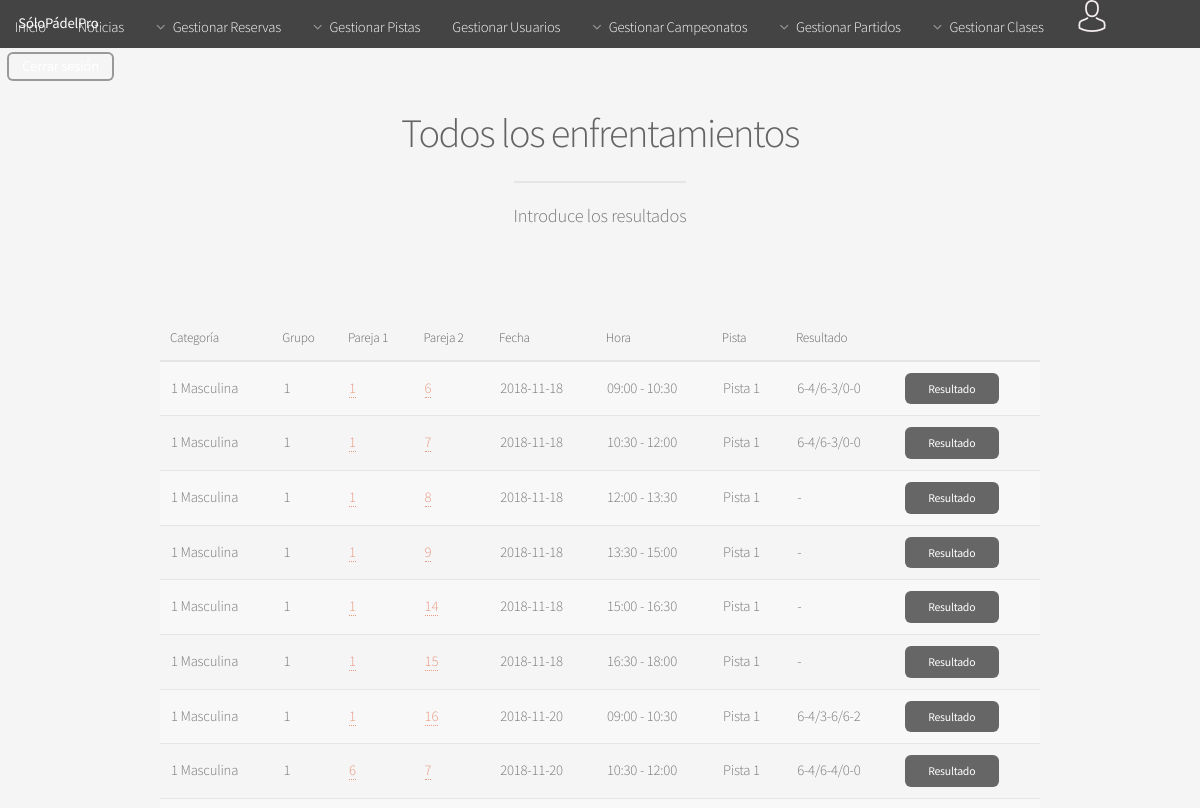
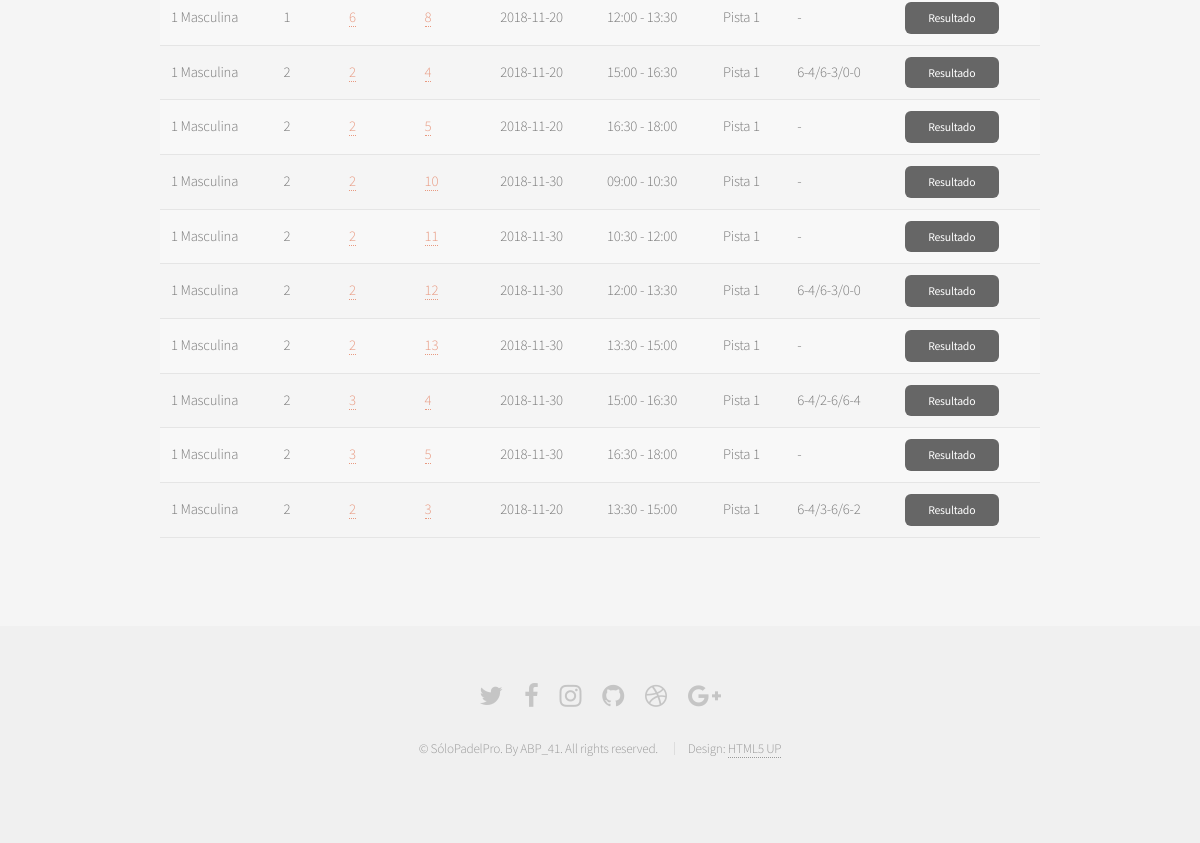
Before: /Controllers/ENFRENTAMIENTO_Controller.php?action=SHOW&campeonato_ID=2 (signed in) with the older database file (2 pictures, top to bottom).
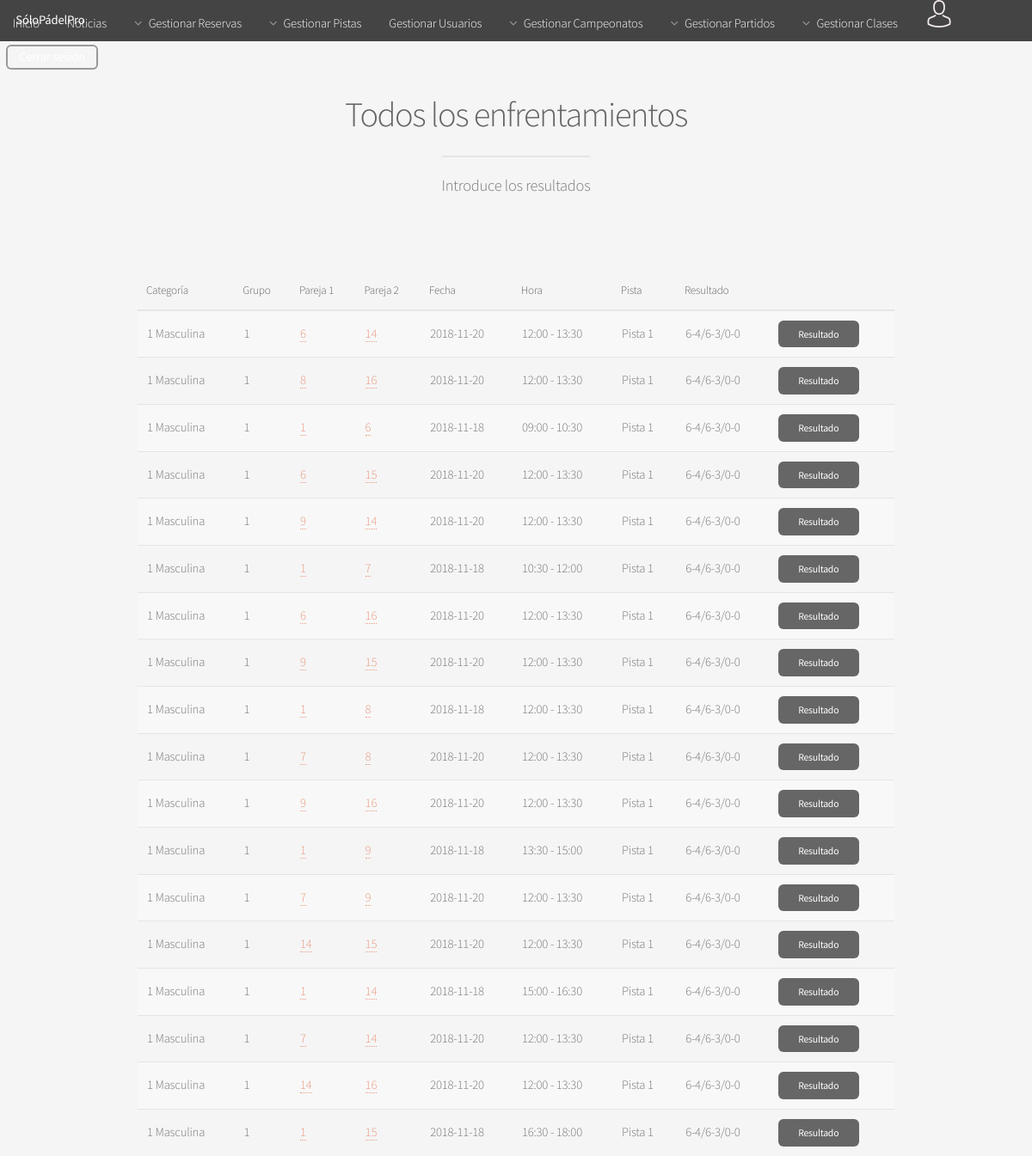
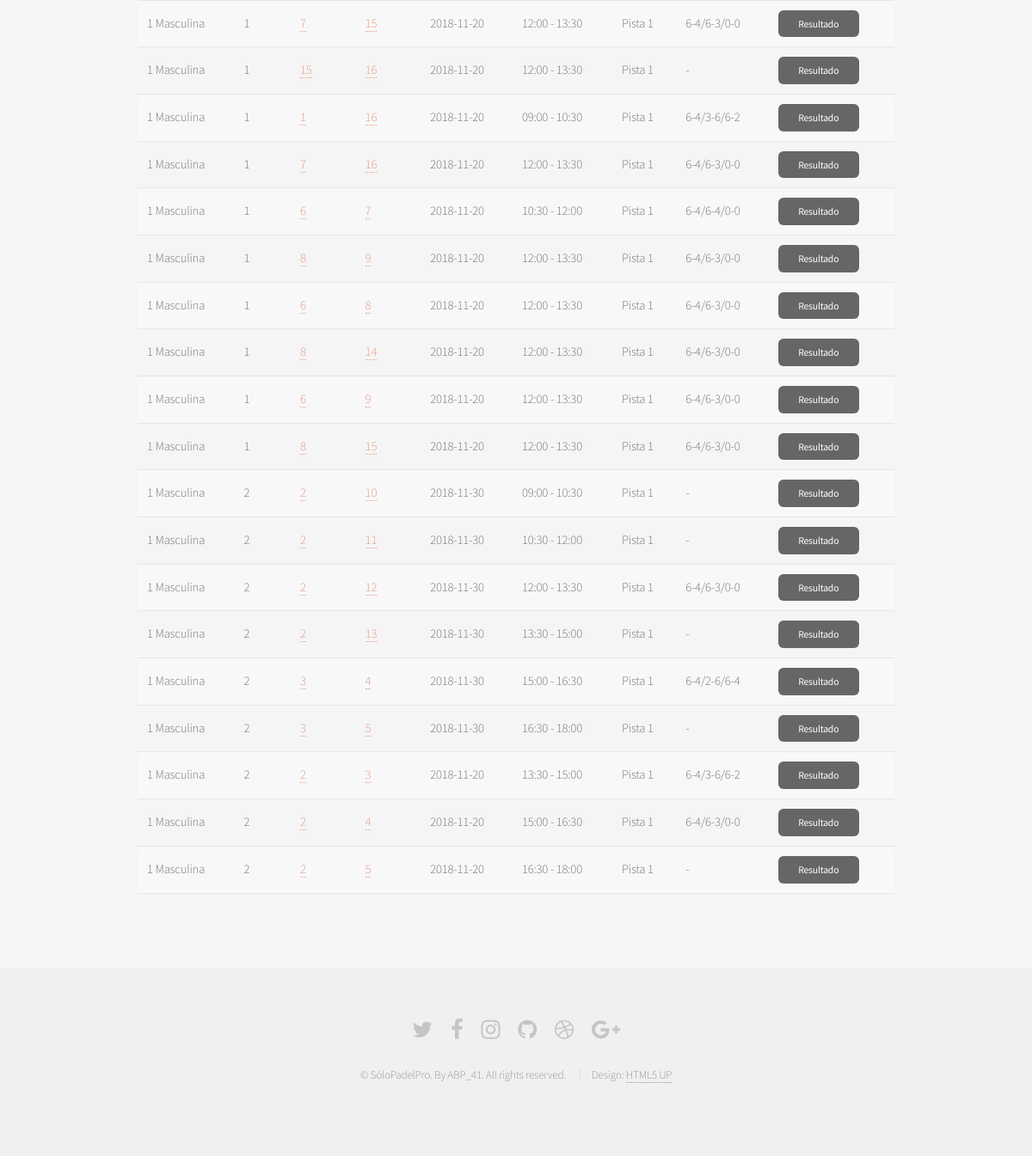
After: the same page with the newer database file (2 pictures, top to bottom).
### tables this page shows
CREATE TABLE IF NOT EXISTS ENFRENTAMIENTO(
  ID int(225) AUTO_INCREMENT NOT NULL,
  GRUPO_ID int(225) NOT NULL,
  RESULTADO varchar(25),
  PAREJA_1 int(225) NOT NULL,
  PAREJA_2 int(225) NOT NULL,
  RESERVA_ID int(225),
  PRIMARY KEY(ID),
  FOREIGN KEY (PAREJA_1) REFERENCES PAREJA (ID) ON DELETE CASCADE,
  FOREIGN KEY (PAREJA_2) REFERENCES PAREJA (ID) ON DELETE CASCADE,
  FOREIGN KEY (RESERVA_ID) REFERENCES RESERVA (ID) ON DELETE CASCADE,
  FOREIGN KEY (GRUPO_ID) REFERENCES GRUPO (ID) ON DELETE CASCADE
);

CREATE TABLE IF NOT EXISTS CATEGORIA(
  ID int(225) AUTO_INCREMENT NOT NULL,
  NIVEL int(5) NOT NULL,
  GENERO varchar(10) NOT NULL,
  PRIMARY KEY (ID)
);

CREATE TABLE IF NOT EXISTS GRUPO(
  ID int(225) AUTO_INCREMENT NOT NULL ,
  NOMBRE char(1) NOT NULL,
  CAMPEONATO_ID int(225) NOT NULL,
  CATEGORIA_ID int(225) NOT NULL,
  PRIMARY KEY(ID),
  FOREIGN KEY (CAMPEONATO_ID) REFERENCES CAMPEONATO (ID) ON DELETE CASCADE,
  FOREIGN KEY (CATEGORIA_ID) REFERENCES CATEGORIA (ID) ON DELETE CASCADE
);

CREATE TABLE IF NOT EXISTS RESERVA(
  ID int(225) AUTO_INCREMENT NOT NULL ,
  USUARIO_LOGIN varchar(25) NOT NULL,
  PISTA_ID int(225) NOT NULL,
  FECHA date NOT NULL,
  HORARIO_ID int(225) NOT NULL,
  PRIMARY KEY(ID),
  FOREIGN KEY (USUARIO_LOGIN) REFERENCES USUARIO (LOGIN) ON DELETE CASCADE,
  FOREIGN KEY (PISTA_ID) REFERENCES PISTA (ID) ON DELETE CASCADE,
  FOREIGN KEY (HORARIO_ID) REFERENCES HORARIO (ID) ON DELETE CASCADE
);

CREATE TABLE IF NOT EXISTS HORARIO(
  ID int(225) AUTO_INCREMENT NOT NULL,
  HORA_INICIO time NOT NULL,
  HORA_FIN time NOT NULL,
  PRIMARY KEY(ID)
);

CREATE TABLE IF NOT EXISTS PISTA(
  ID int(225) AUTO_INCREMENT NOT NULL ,
  NOMBRE varchar(25) NOT NULL,
  TIPO varchar(25) NOT NULL,
  PRIMARY KEY(ID)
);

### Models/ENFRENTAMIENTO_Model.php (called while the page is built, shortened)
<?php
class ENFRENTAMIENTO_Model{
	function __construct($grupo_id,$resultado,$pareja_1,$pareja_2,$reserva_id){
        include_once '../Functions/Access_DB.php';
        $this->mysqli = ConnectDB();
    }
    function SHOW_ENFS_CAMP($campenato_ID){
        $fecha_act = date("Y-m-d");
        $sql_enf = "SELECT  CA.NOMBRE AS CAM_NOMBRE,
                                    CT.NIVEL,
                                    CT.GENERO,
                                    G.NOMBRE AS GR_NOMBRE,
                                    E.ID AS ENFRENTAMIENTO_ID,
                                    E.PAREJA_1 AS PAREJA1_ID,
                                    E.PAREJA_2 AS PAREJA2_ID,
                                    R.FECHA,
                                    H.HORA_INICIO,
                                    H.HORA_FIN,
                                    PI.NOMBRE AS PISTA_NOMBRE,
                                    E.RESULTADO
                                    FROM
                                    ENFRENTAMIENTO E,
                                    GRUPO G,
                                    CATEGORIA CT,
                                    CAMPEONATO CA,
                                    RESERVA R,
                                    HORARIO H,
                                    PISTA PI
                                    WHERE
                                    (E.GRUPO_ID = G.ID) and
                                    (G.CAMPEONATO_ID = CA.ID) and
                                    (G.CATEGORIA_ID = CT.ID) and
                                    (E.RESERVA_ID = R.ID) and
                                    (R.FECHA <= '$fecha_act') and
                                    (R.HORARIO_ID = H.ID) and
                                    (R.PISTA_ID = PI.ID) and
                                    (CA.ID = '$campenato_ID')
                                    ORDER BY 1, 2, 3, 4
                            ";
                $result_enf = $this->mysqli->query($sql_enf);
                return $result_enf;
    }
}
?>

### Functions/Access_DB.php (called while the page is built, shortened)
<?php
function ConnectDB(){
   $conexion = mysqli_connect("localhost", "abp41", "abp41", "ABP") or (new MESSAGE('ERROR: No se ha podido conectar con la base de datos', '../index.php'));
 if ($conexion->connect_errno) {
    	return false;
 }else{
 	return $conexion;
 }
}
?>

### Models/CAMPEONATO_Model.php (called while the page is built, shortened)
<?php
class CAMPEONATO_Model{
	function __construct($nombre,$fecha){
        include_once '../Functions/Access_DB.php';
        include_once '../Models/CLASIFICACION_Model.php';
        include_once '../Models/ENFRENTAMIENTO_Model.php';
        $this->mysqli = ConnectDB();
    }
    function GET_NOMBRE($campeonato_id){
        $datos = $this->GET($campeonato_id);
        if($row = mysqli_fetch_array($datos)){
            return $row['NOMBRE'];
        }
    }
    function GET($campeonato_ID){
        $sql = "SELECT * FROM CAMPEONATO WHERE (ID = '$campeonato_ID')";
            if (!($result = $this->mysqli->query($sql))){
                return  'ERROR: Fallo en la consulta sobre la base de datos';
            }
            else{
                return $result;
            }
    }
    }
?>

### Views/ENFRENTAMIENTO/GESRESULTADOS_View.php (the view, shortened to what the changed rows need)
<?php
class GESRESULTADOS{
	var $campeonato;
	var $enfrentamientos;
	function __construct($campeonato, $enfrentamientos){
		$this->campeonato = mysqli_fetch_array($campeonato);
		$this->enfrentamientos = $enfrentamientos;
		$this->render();
	}
function render(){
    include '../Views/HEADER_View.php';
?>
	<section id="main" class="container">
	<header>
	   <h2>Todos los enfrentamientos</h2>
	 </header>
				<div class="table-wrapper">
					<table>
						<thead >
							<tr>
								<th>Categoría</th>
								<th>Grupo</th>
								<th>Pareja 1</th>
								<th>Pareja 2</th>
								<th>Fecha</th>
								<th>Hora</th>
								<th>Pista</th>
								<th>Resultado</th>
								<th></th>
							</tr>
						</thead>
						<tbody>
					<?php
						if($this->enfrentamientos <> NULL){
							while($row = mysqli_fetch_array($this->enfrentamientos)){
								$hora_inicio = explode(":", $row['HORA_INICIO']);
								$hora_fin = explode(":", $row['HORA_FIN']);
					?>
							<tr>
										<td><?php echo $row['NIVEL']." ".$row['GENERO'] ?></td>
										<td><?php echo $row['GR_NOMBRE']?></td>
										<td>
												<a class=" small" href="../Controllers/ENFRENTAMIENTO_Controller.php?action=SHOW_PAREJA&pareja_ID=<?=$row['PAREJA1_ID']?>&campeonato_ID=<?=$this->campeonato['ID']?>"><?php echo $row['PAREJA1_ID']?></a>
										</td>
										<td>
												<a class=" small" href="../Controllers/ENFRENTAMIENTO_Controller.php?action=SHOW_PAREJA&pareja_ID=<?=$row['PAREJA2_ID']?>&campeonato_ID=<?=$this->campeonato['ID']?>"><?php echo $row['PAREJA2_ID']?></a>
										</td>
										<td><?php echo $row['FECHA']?></td>
										<td><?php echo $hora_inicio[0].":".$hora_inicio[1]." - ".$hora_fin[0].":".$hora_fin[1] ?></td>
										<td><?php echo $row['PISTA_NOMBRE']?></td>
										<?php if( $row['RESULTADO'] <> null){ ?>
											<td><?php echo $row['RESULTADO']?></td>
										<?php }else{ ?>
											<td><?php echo "-"?></td>
										<?php } ?>
										<td>
											<a class="button small" href="../Controllers/ENFRENTAMIENTO_Controller.php?action=INTRODUCIRRESULTADO&enfrentamiento_ID=<?=$row['ENFRENTAMIENTO_ID']?>">Resultado</a>
										</td>
							</tr>
				<?php
						}
					}
				?>
						</tbody>
					</table>
				</div>
   		</section>
    <?php
        include '../Views/FOOTER_View.php';
        }
    }
    ?>

Changed rows visible on the page:
now on this page (row edited): enfrentamiento: categoria.NIVEL "1", categoria.GENERO "Masculina", GRUPO_ID.NOMBRE "1", PAREJA_1 "6", PAREJA_2 "14", RESERVA_ID.FECHA "2018-11-20", horario.HORA_INICIO "12", horario.HORA_INICIO "00", horario.HORA_FIN "13", horario.HORA_FIN "30", pista.NOMBRE "Pista 1", RESULTADO "6-4/6-3/0-0"
now on this page (row edited): enfrentamiento: categoria.NIVEL "1", categoria.GENERO "Masculina", GRUPO_ID.NOMBRE "1", PAREJA_1 "8", PAREJA_2 "16", RESERVA_ID.FECHA "2018-11-20", horario.HORA_INICIO "12", horario.HORA_INICIO "00", horario.HORA_FIN "13", horario.HORA_FIN "30", pista.NOMBRE "Pista 1", RESULTADO "6-4/6-3/0-0"
now on this page (row edited): enfrentamiento: categoria.NIVEL "1", categoria.GENERO "Masculina", GRUPO_ID.NOMBRE "1", PAREJA_1 "6", PAREJA_2 "15", RESERVA_ID.FECHA "2018-11-20", horario.HORA_INICIO "12", horario.HORA_INICIO "00", horario.HORA_FIN "13", horario.HORA_FIN "30", pista.NOMBRE "Pista 1", RESULTADO "6-4/6-3/0-0"
now on this page (row edited): enfrentamiento: categoria.NIVEL "1", categoria.GENERO "Masculina", GRUPO_ID.NOMBRE "1", PAREJA_1 "9", PAREJA_2 "14", RESERVA_ID.FECHA "2018-11-20", horario.HORA_INICIO "12", horario.HORA_INICIO "00", horario.HORA_FIN "13", horario.HORA_FIN "30", pista.NOMBRE "Pista 1", RESULTADO "6-4/6-3/0-0"
now on this page (row edited): enfrentamiento: categoria.NIVEL "1", categoria.GENERO "Masculina", GRUPO_ID.NOMBRE "1", PAREJA_1 "6", PAREJA_2 "16", RESERVA_ID.FECHA "2018-11-20", horario.HORA_INICIO "12", horario.HORA_INICIO "00", horario.HORA_FIN "13", horario.HORA_FIN "30", pista.NOMBRE "Pista 1", RESULTADO "6-4/6-3/0-0"
now on this page (row edited): enfrentamiento: categoria.NIVEL "1", categoria.GENERO "Masculina", GRUPO_ID.NOMBRE "1", PAREJA_1 "9", PAREJA_2 "15", RESERVA_ID.FECHA "2018-11-20", horario.HORA_INICIO "12", horario.HORA_INICIO "00", horario.HORA_FIN "13", horario.HORA_FIN "30", pista.NOMBRE "Pista 1", RESULTADO "6-4/6-3/0-0"
changed enfrentamiento (number 9 of 37 on the later page): RESULTADO (not shown) → "6-4/6-3/0-0"; no longer shows "-"
now on this page (row edited): enfrentamiento: categoria.NIVEL "1", categoria.GENERO "Masculina", GRUPO_ID.NOMBRE "1", PAREJA_1 "7", PAREJA_2 "8", RESERVA_ID.FECHA "2018-11-20", horario.HORA_INICIO "12", horario.HORA_INICIO "00", horario.HORA_FIN "13", horario.HORA_FIN "30", pista.NOMBRE "Pista 1", RESULTADO "6-4/6-3/0-0"
now on this page (row edited): enfrentamiento: categoria.NIVEL "1", categoria.GENERO "Masculina", GRUPO_ID.NOMBRE "1", PAREJA_1 "9", PAREJA_2 "16", RESERVA_ID.FECHA "2018-11-20", horario.HORA_INICIO "12", horario.HORA_INICIO "00", horario.HORA_FIN "13", horario.HORA_FIN "30", pista.NOMBRE "Pista 1", RESULTADO "6-4/6-3/0-0"
changed enfrentamiento (number 12 of 37 on the later page): RESULTADO (not shown) → "6-4/6-3/0-0"; no longer shows "-"
now on this page (row edited): enfrentamiento: categoria.NIVEL "1", categoria.GENERO "Masculina", GRUPO_ID.NOMBRE "1", PAREJA_1 "7", PAREJA_2 "9", RESERVA_ID.FECHA "2018-11-20", horario.HORA_INICIO "12", horario.HORA_INICIO "00", horario.HORA_FIN "13", horario.HORA_FIN "30", pista.NOMBRE "Pista 1", RESULTADO "6-4/6-3/0-0"
now on this page (row edited): enfrentamiento: categoria.NIVEL "1", categoria.GENERO "Masculina", GRUPO_ID.NOMBRE "1", PAREJA_1 "14", PAREJA_2 "15", RESERVA_ID.FECHA "2018-11-20", horario.HORA_INICIO "12", horario.HORA_INICIO "00", horario.HORA_FIN "13", horario.HORA_FIN "30", pista.NOMBRE "Pista 1", RESULTADO "6-4/6-3/0-0"
changed enfrentamiento (number 15 of 37 on the later page): RESULTADO (not shown) → "6-4/6-3/0-0"; no longer shows "-"
now on this page (row edited): enfrentamiento: categoria.NIVEL "1", categoria.GENERO "Masculina", GRUPO_ID.NOMBRE "1", PAREJA_1 "7", PAREJA_2 "14", RESERVA_ID.FECHA "2018-11-20", horario.HORA_INICIO "12", horario.HORA_INICIO "00", horario.HORA_FIN "13", horario.HORA_FIN "30", pista.NOMBRE "Pista 1", RESULTADO "6-4/6-3/0-0"
now on this page (row edited): enfrentamiento: categoria.NIVEL "1", categoria.GENERO "Masculina", GRUPO_ID.NOMBRE "1", PAREJA_1 "14", PAREJA_2 "16", RESERVA_ID.FECHA "2018-11-20", horario.HORA_INICIO "12", horario.HORA_INICIO "00", horario.HORA_FIN "13", horario.HORA_FIN "30", pista.NOMBRE "Pista 1", RESULTADO "6-4/6-3/0-0"
changed enfrentamiento (number 18 of 37 on the later page): RESULTADO (not shown) → "6-4/6-3/0-0"; no longer shows "-"
now on this page (row edited): enfrentamiento: categoria.NIVEL "1", categoria.GENERO "Masculina", GRUPO_ID.NOMBRE "1", PAREJA_1 "7", PAREJA_2 "15", RESERVA_ID.FECHA "2018-11-20", horario.HORA_INICIO "12", horario.HORA_INICIO "00", horario.HORA_FIN "13", horario.HORA_FIN "30", pista.NOMBRE "Pista 1", RESULTADO "6-4/6-3/0-0"
now on this page (row edited): enfrentamiento: categoria.NIVEL "1", categoria.GENERO "Masculina", GRUPO_ID.NOMBRE "1", PAREJA_1 "15", PAREJA_2 "16", RESERVA_ID.FECHA "2018-11-20", horario.HORA_INICIO "12", horario.HORA_INICIO "00", horario.HORA_FIN "13", horario.HORA_FIN "30", pista.NOMBRE "Pista 1"
now on this page (row edited): enfrentamiento: categoria.NIVEL "1", categoria.GENERO "Masculina", GRUPO_ID.NOMBRE "1", PAREJA_1 "7", PAREJA_2 "16", RESERVA_ID.FECHA "2018-11-20", horario.HORA_INICIO "12", horario.HORA_INICIO "00", horario.HORA_FIN "13", horario.HORA_FIN "30", pista.NOMBRE "Pista 1", RESULTADO "6-4/6-3/0-0"
now on this page (row edited): enfrentamiento: categoria.NIVEL "1", categoria.GENERO "Masculina", GRUPO_ID.NOMBRE "1", PAREJA_1 "8", PAREJA_2 "9", RESERVA_ID.FECHA "2018-11-20", horario.HORA_INICIO "12", horario.HORA_INICIO "00", horario.HORA_FIN "13", horario.HORA_FIN "30", pista.NOMBRE "Pista 1", RESULTADO "6-4/6-3/0-0"
changed enfrentamiento (number 25 of 37 on the later page): RESULTADO (not shown) → "6-4/6-3/0-0"; no longer shows "-"
now on this page (row edited): enfrentamiento: categoria.NIVEL "1", categoria.GENERO "Masculina", GRUPO_ID.NOMBRE "1", PAREJA_1 "8", PAREJA_2 "14", RESERVA_ID.FECHA "2018-11-20", horario.HORA_INICIO "12", horario.HORA_INICIO "00", horario.HORA_FIN "13", horario.HORA_FIN "30", pista.NOMBRE "Pista 1", RESULTADO "6-4/6-3/0-0"
now on this page (row edited): enfrentamiento: categoria.NIVEL "1", categoria.GENERO "Masculina", GRUPO_ID.NOMBRE "1", PAREJA_1 "6", PAREJA_2 "9", RESERVA_ID.FECHA "2018-11-20", horario.HORA_INICIO "12", horario.HORA_INICIO "00", horario.HORA_FIN "13", horario.HORA_FIN "30", pista.NOMBRE "Pista 1", RESULTADO "6-4/6-3/0-0"
now on this page (row edited): enfrentamiento: categoria.NIVEL "1", categoria.GENERO "Masculina", GRUPO_ID.NOMBRE "1", PAREJA_1 "8", PAREJA_2 "15", RESERVA_ID.FECHA "2018-11-20", horario.HORA_INICIO "12", horario.HORA_INICIO "00", horario.HORA_FIN "13", horario.HORA_FIN "30", pista.NOMBRE "Pista 1", RESULTADO "6-4/6-3/0-0"
shown differently, row unchanged: enfrentamiento (number 36 of 37 on the later page): moves down the list
shown differently, row unchanged: enfrentamiento (number 37 of 37 on the later page): moves down the list
